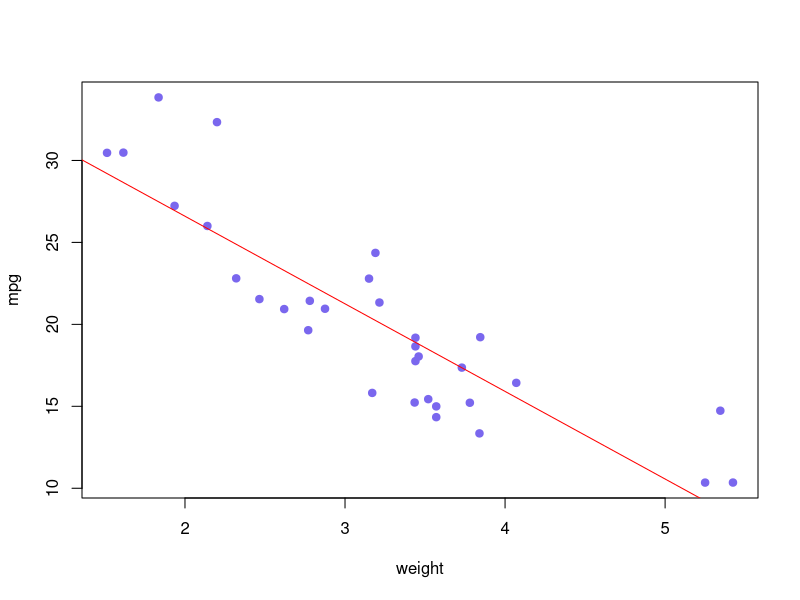

This figure's R source:
## ---- chunk 1
data(mtcars)
## ---- chunk 2

plot(jitter(mpg,4)~wt, data=mtcars, pch=19, col="slateblue2", xlab="weight", ylab="mpg")
## ---- chunk 3
carlm <- lm(mpg~wt, mtcars)

abline(carlm, col="red", wt=2)

